Frame 1 (no input): blank canvas, image omitted
Frame 60 (no input): blank canvas, image omitted
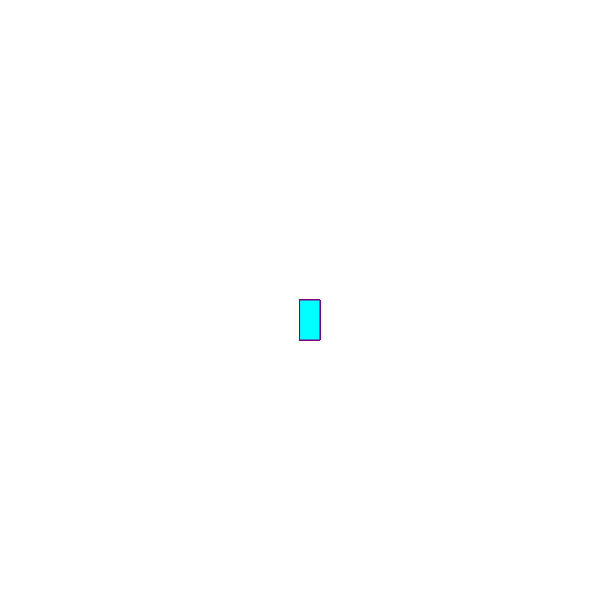
Frame 120 (the mouse pressed at the canvas centre since frame 60)

The p5.js sketch whose frames 1 and 60 were blank and that drew this single picture after the mouse press (run headless with seeded random() and noise() and a simulated clock; from frame 60 on, the mouse is pressed at the canvas centre):

// p5.js sketch
// ── sketch.js
function setup() {
    createCanvas(600, 600);
    background("white");
  }
  
  function draw() {
    
    stroke("purple");
    fill("cyan");
    
    // console.log(mouseIsPressed);
    
    if(mouseIsPressed) [
        rect(mouseX, mouseY, 20, 40)
    ]
    
  }
